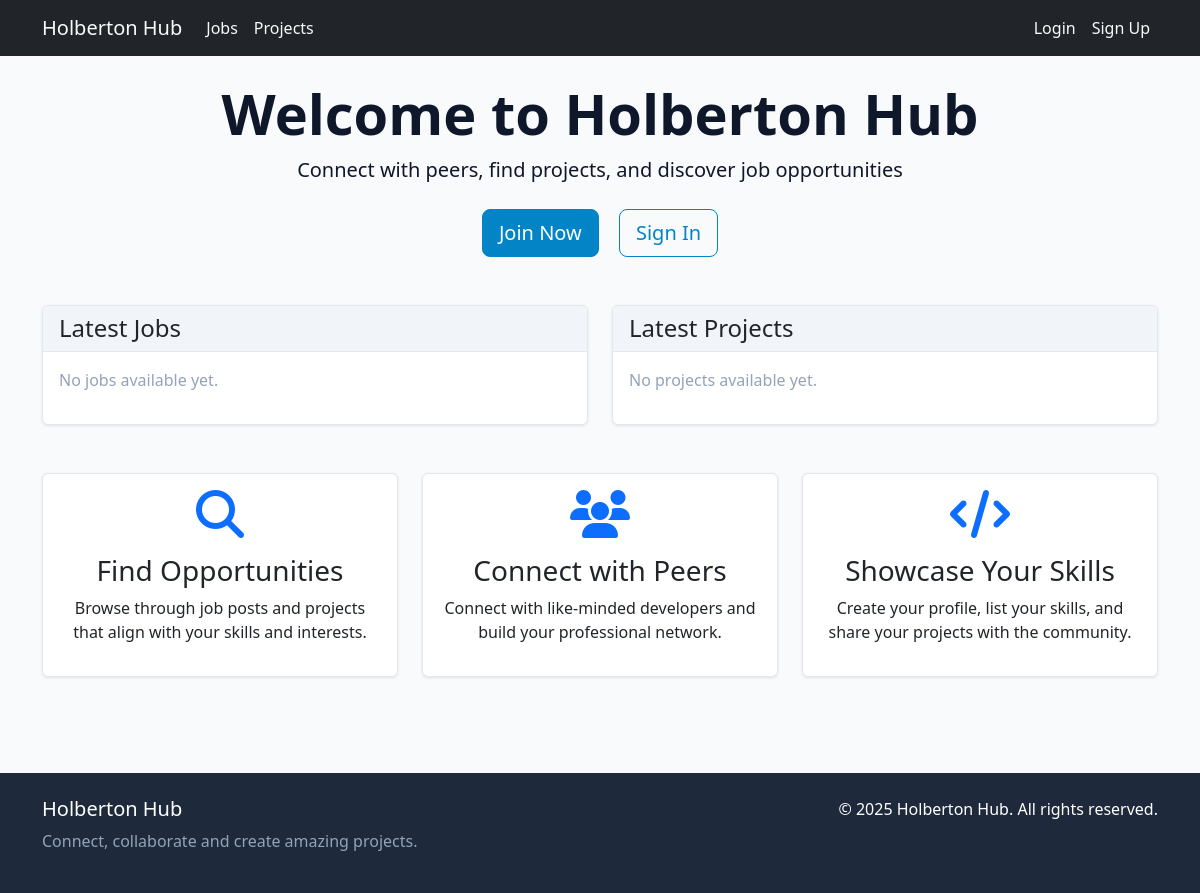
Before: / with the older database file.
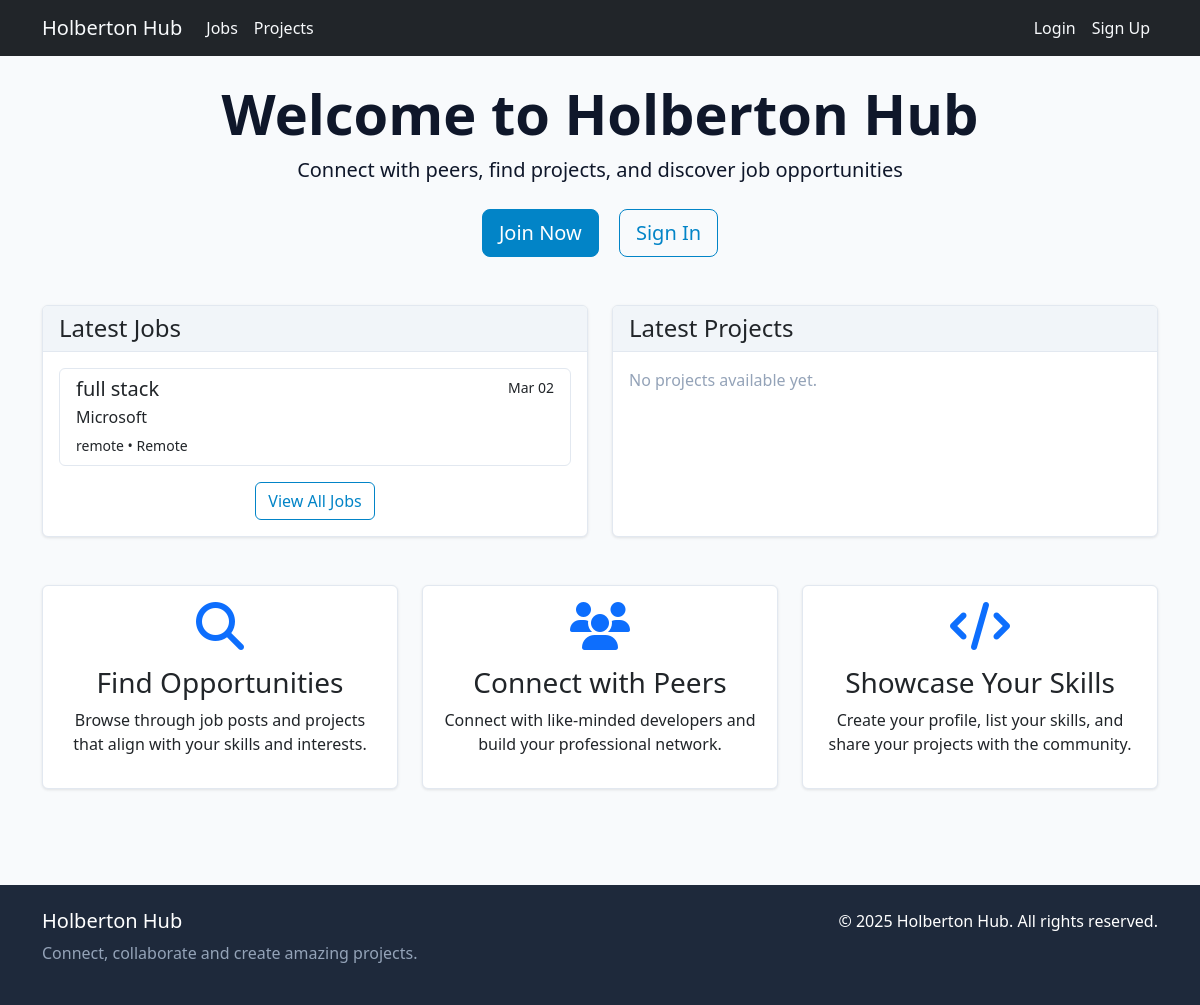
After: the same page with the newer database file.
### jobs/models.py (models this page shows, shortened)
class Job(models.Model):
    JOB_TYPE_CHOICES = (
        ('full_time', 'Full-Time'),
        ('part_time', 'Part-Time'),
        ('contract', 'Contract'),
        ('internship', 'Internship'),
        ('remote', 'Remote'),
        ('freelance', 'Freelance'),
    )
    title = models.CharField(max_length=100)
    company = models.CharField(max_length=100, blank=True, null=True)  # Made nullable for safer migrations
    location = models.CharField(max_length=100, blank=True, null=True)  # Made nullable for safer migrations
    job_type = models.CharField(max_length=20, choices=JOB_TYPE_CHOICES, default='full_time')
    description = models.TextField()
    requirements = models.TextField(blank=True, null=True)
    employer = models.ForeignKey(
        settings.AUTH_USER_MODEL,
        on_delete=models.CASCADE,
        null=True,  # Temporarily allow null
        blank=True  # Temporarily allow blank
    )
    created_at = models.DateTimeField(auto_now_add=True)
    updated_at = models.DateTimeField(auto_now=True)
    is_active = models.BooleanField(default=True)
    application_url = models.URLField(blank=True, null=True)
    salary_min = models.PositiveIntegerField(blank=True, null=True)
    salary_max = models.PositiveIntegerField(blank=True, null=True)
    skills = models.ManyToManyField(Skill, blank=True, related_name='jobs')
    class Meta:
        ordering = ['-created_at']

### users/views.py (the view)
# urls.py: path('', HomeView.as_view(), name='home'),
class HomeView(TemplateView):
    template_name = 'home.html'
    def get_context_data(self, **kwargs):
        context = super().get_context_data(**kwargs)
        from jobs.models import Job
        from projects.models import Project
        context['recent_jobs'] = Job.objects.filter(is_active=True).order_by('-created_at')[:5]
        context['recent_projects'] = Project.objects.filter(is_active=True).order_by('-created_at')[:5]
        return context

### holberton_hub/context_processors.py (called while the page is built)
def theme_context(request):
    current_theme = request.session.get('theme', 'default')
    return {
        'current_theme': current_theme,
        'is_holberton_theme': current_theme == 'holberton',
    }

### templates/home.html (shortened to what the changed rows need)
{% extends "base.html" %}
{% load skill_tags %}
{% block content %}
<div class="text-center mb-5">
    <h1 class="display-4 fw-bold">Welcome to Holberton Hub</h1>
</div>
<div class="row mb-5">
    <div class="col-md-6">
        <div class="card h-100">
            <div class="card-header">
                <h2 class="h4 mb-0">Latest Jobs</h2>
            </div>
            <div class="card-body">
                {% if recent_jobs %}
                    <div class="list-group">
                        {% for job in recent_jobs %}
                            <a href="{% url 'job_detail' job.id %}" class="list-group-item list-group-item-action flex-column align-items-start">
                                <div class="d-flex w-100 justify-content-between">
                                    <h5 class="mb-1">{{ job.title }}</h5>
                                    <small>{{ job.created_at|date:"M d" }}</small>
                                </div>
                                <p class="mb-1">{{ job.company }}</p>
                                <small>{{ job.location }} • {{ job.get_job_type_display }}</small>
                            </a>
                        {% endfor %}
                    </div>
                    <div class="text-center mt-3">
                        <a href="{% url 'job_list' %}" class="btn btn-outline-primary">View All Jobs</a>
                    </div>
                {% else %}
                    <p class="text-muted">No jobs available yet.</p>
                {% endif %}
            </div>
        </div>
    </div>
    <div class="col-md-6">
        <div class="card h-100">
            <div class="card-header">
                <h2 class="h4 mb-0">Latest Projects</h2>
            </div>
        </div>
    </div>
</div>
{% endblock %}

Changed rows visible on the page:
added Job: title "full stack", created_at "Mar 02", company "Microsoft", location "remote", job_type "Remote"
Other visible differences:
text no longer shown: "No jobs available yet."
text now shown: "View All Jobs"
